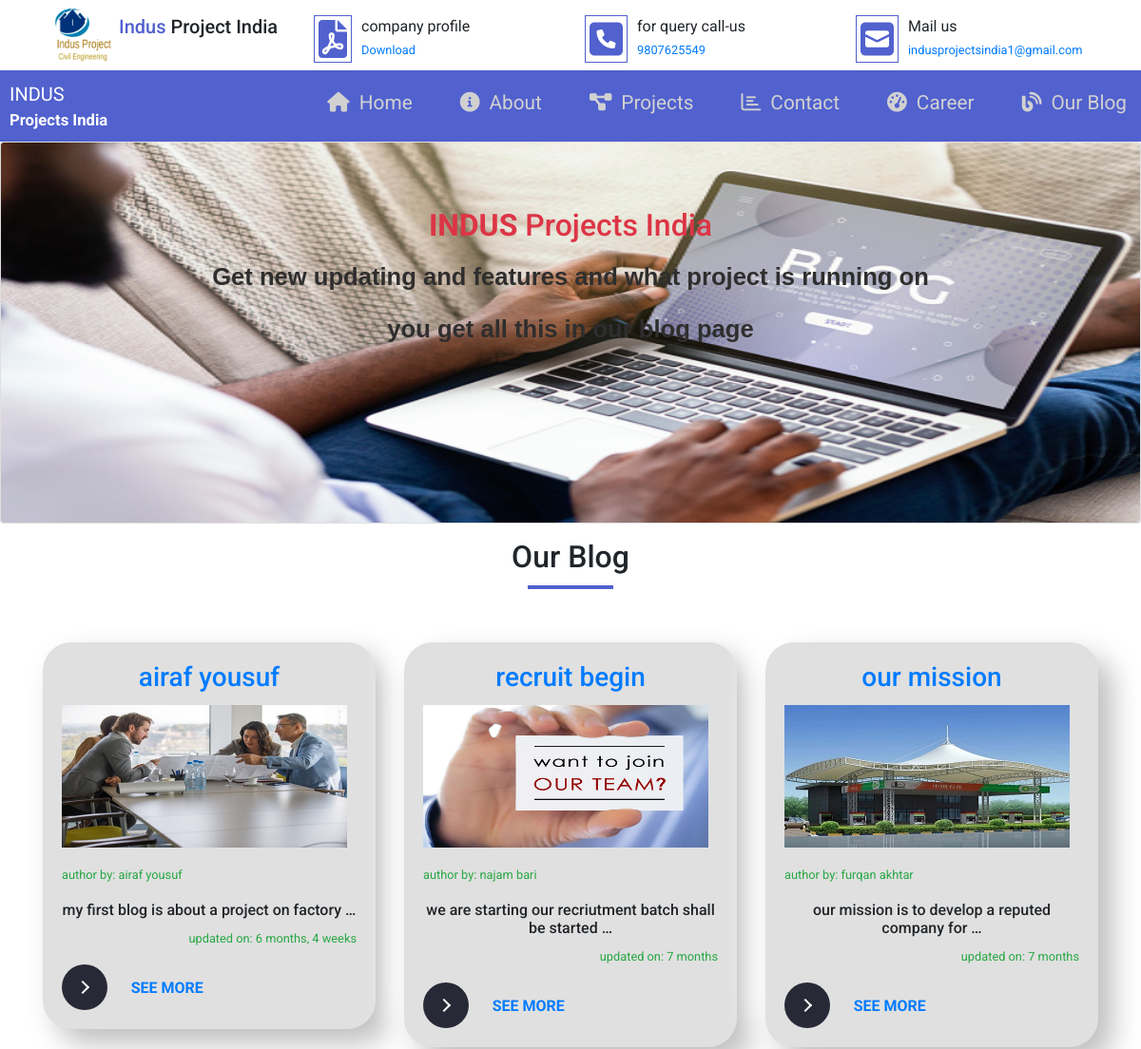
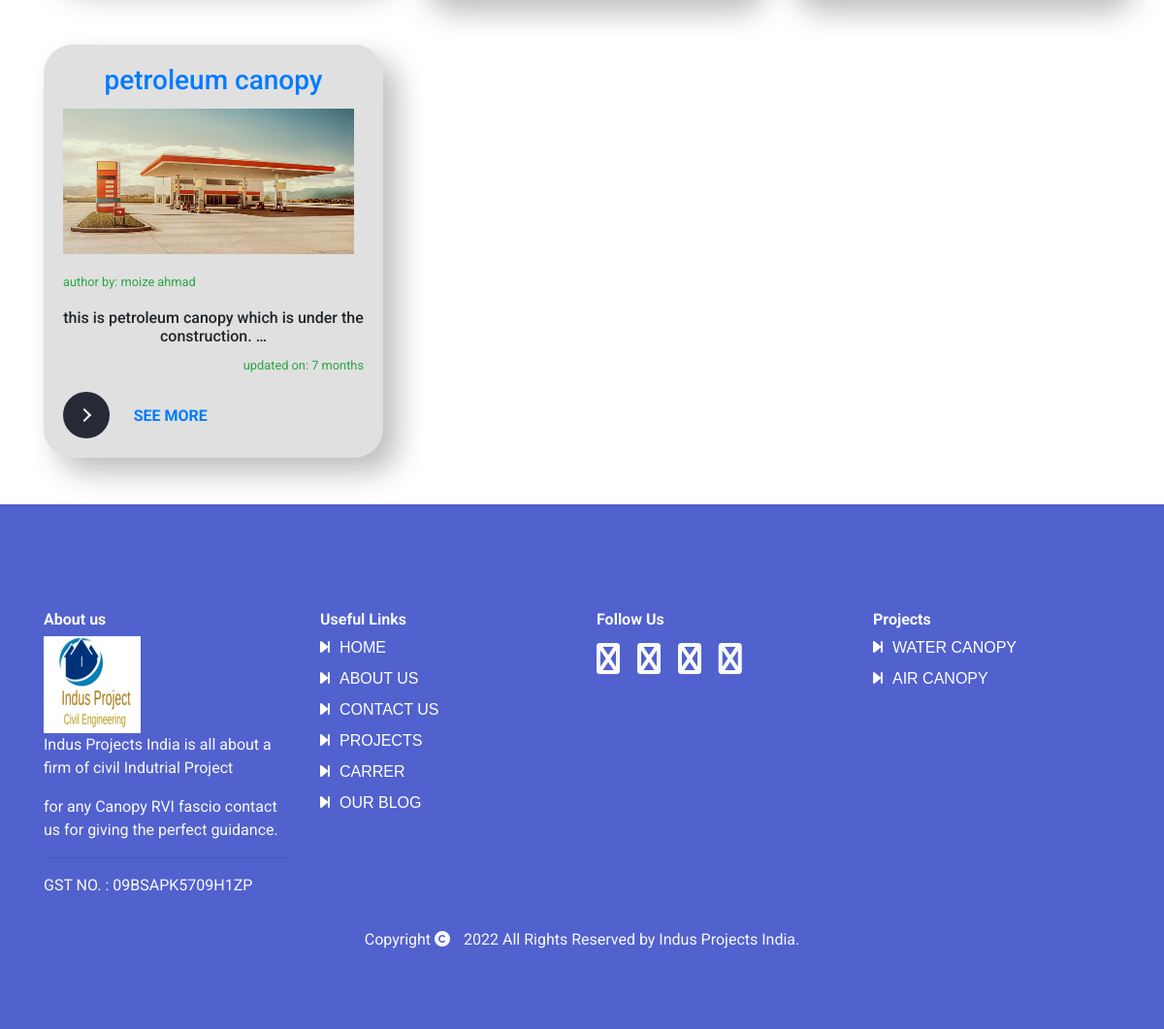
Page /our-blog/ on the committed database (2 pictures, top to bottom).
### website/models.py (models this page shows, shortened)
class Blog(models.Model):
    title = models.CharField(max_length=200)
    slug = models.SlugField(unique=True)
    image = models.ImageField(upload_to='media/', blank=True)
    author = models.CharField(max_length=100)
    blog_desc = models.TextField()
    create = models.DateField()

### website/views.py (the view)
# urls.py: path('our-blog/', views.OurBlog.as_view(), name='our-blog'),
class OurBlog(TemplateView):
    template_name = 'our-blog.html'
    def get_context_data(self, **kwargs):
         context =  super().get_context_data(**kwargs)
         context['blog_list']  = Blog.objects.all().order_by('-id')
         return context

### website/templates/our-blog.html (shortened to what this page needs)
{% extends 'base.html' %}
{% load static %}
{% block content %}
<div class="card">
    <img src="{% static 'img/blog.jpg' %}" width="100%" height="400px;" class="card-img" alt="...">
    <div class="card-img-overlay">
      <h2 class="card-title text-center text-danger" ><strong>INDUS</strong> Projects India</h5>
      <p class="card-text  text-center mt-3" id="my-p">Get new updating and features and what project is running on </p>
      <p class="card-text text-center " id="my-p">you get all this in our blog page</p>
    </div>
  </div>
<div id="heading-title" class="container">
    <h2 class="text-center mt-3">Our Blog</h2>
    <div class="row">
    {% for x in blog_list %}
     <div class="col-md-4 mt-5">
        <div class="card-body" style=" border-radius: 30px;
        background: #e0e0e0;
        box-shadow: 15px 15px 30px #bebebe,
                    -15px -15px 30px #ffffff;">
        <h3 class="card-title text-center"><a href="">{{x.title}}</a></h3>
        <img class="card-image-top" src="{{x.image.url}}" height="150" width="300">
        <p class="card-text"><small class="text-success">author by: {{x.author}}</small></p>
        <h6 class="card-text mt-3 text-center" >{{x.blog_desc|truncatewords:9}}</h6>
        <p class="card-text text-right"><small class=" text-success">updated on: {{x.create|timesince}}</small></p>
        <button class="learn-more">
          <span class="circle" aria-hidden="true">
          <span class="icon arrow"></span>
          </span>
          <span class="button-text">
        <a href="{% url 'website:blog_details' x.pk %}" style="text-decoration: none;">See More</a></span></button>
        </div>
     </div>
     {% endfor %}
    </div>
</div>
{% endblock %}

### website/templates/our-blog.html (style rules this page uses)
#heading-title h2 { position: relative; padding: 0px 0px 15px; }
#heading-title h2::after { content: ''; border-bottom: 4px solid #5161ce; position: absolute; bottom: 0px; right: 0px; left: 0px; width: 90px; margin: 0 auto; display: block; }
#my-p { font-size: 1.6rem; color: #2f2e2e; font-family: sans-serif,'poppins'; font-weight: bold; }
button { position: relative; display: inline-block; cursor: pointer; outline: none; border: 0; vertical-align: middle; text-decoration: none; background: transparent; padding: 0; font-size: inherit; font-family: inherit; }
button.learn-more { width: 12rem; height: auto; }
button.learn-more .circle { transition: all 0.45s cubic-bezier(0.65, 0, 0.076, 1); position: relative; display: block; margin: 0; width: 3rem; height: 3rem; background: #282936; border-radius: 1.625rem; }
button.learn-more .circle .icon { transition: all 0.45s cubic-bezier(0.65, 0, 0.076, 1); position: absolute; top: 0; bottom: 0; margin: auto; background: #fff; }
button.learn-more .circle .icon.arrow { transition: all 0.45s cubic-bezier(0.65, 0, 0.076, 1); left: 0.625rem; width: 1.125rem; height: 0.125rem; background: none; }
button.learn-more .circle .icon.arrow::before { position: absolute; content: ""; top: -0.29rem; right: 0.0625rem; width: 0.625rem; height: 0.625rem; border-top: 0.125rem solid #fff; border-right: 0.125rem solid #fff; transform: rotate(45deg); }
button.learn-more .button-text { transition: all 0.45s cubic-bezier(0.65, 0, 0.076, 1); position: absolute; top: 0; left: 0; right: 0; bottom: 0; padding: 0.75rem 0; margin: 0 0 0 1.85rem; color: #282936; font-weight: 700; line-height: 1.6; text-align: center; text-transform: uppercase; }

### website/templates/base.html (style rules this page uses)
body { font-family: 'Roboto', sans-serif; }
* { margin: 0; padding: 0; }

### rows in the picture
Blog: title "airaf yousuf", image (picture), author "airaf yousuf", blog_desc "my first blog is about a project on factory …", create "6 months, 4 weeks"
Blog: title "recruit begin", image (picture), author "najam bari", blog_desc "we are starting our recriutment batch shall be started …", create "7 months"
Blog: title "our mission", image (picture), author "furqan akhtar", blog_desc "our mission is to develop a reputed company for …", create "7 months"
Blog: title "petroleum canopy", image (picture), author "moize ahmad", blog_desc "this is petroleum canopy which is under the construction. …", create "7 months"
